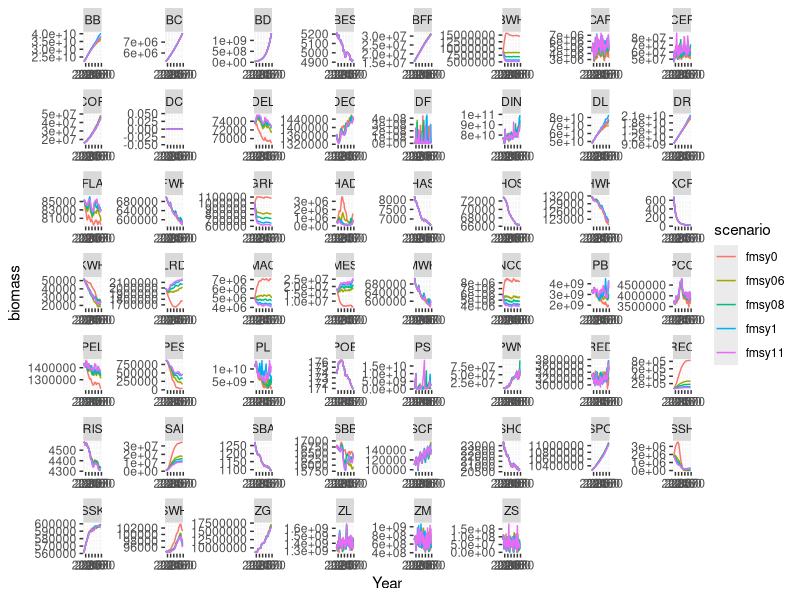

Write R code to recreate this figure.
library(tidyverse)
fmsy0_data<- read.csv("chapter_4/biomass/fmsy0_biomass.csv")
fmsy1_data<- read.csv("chapter_4/biomass/fmsy1_biomass.csv")
fmsy11_data<- read.csv("chapter_4/biomass/fmsy11_biomass.csv")
fmsy08_data<- read.csv("chapter_4/biomass/fmsy08_biomass.csv")
fmsy06_data<- read.csv("chapter_4/biomass/fmsy06_biomass.csv")

fmsy0_data %>% gather("species", "biomass", 2:55) %>% mutate(scenario="fmsy0")->fmsy0_data
fmsy1_data %>% gather("species", "biomass", 2:55) %>% mutate(scenario="fmsy1")->fmsy1_data
fmsy11_data %>% gather("species", "biomass", 2:55) %>% mutate(scenario="fmsy11")->fmsy11_data
fmsy08_data %>% gather("species", "biomass", 2:55) %>% mutate(scenario="fmsy08")->fmsy08_data
fmsy06_data %>% gather("species", "biomass", 2:55) %>% mutate(scenario="fmsy06")->fmsy06_data


biomass<- rbind(fmsy0_data, fmsy1_data, fmsy11_data, fmsy08_data, fmsy06_data)

biomass%>% filter(Year>2014)->biomass

ggplot(biomass, aes(Year, biomass)) +geom_line(aes(colour=scenario))+
  facet_wrap(~species, scales = "free")